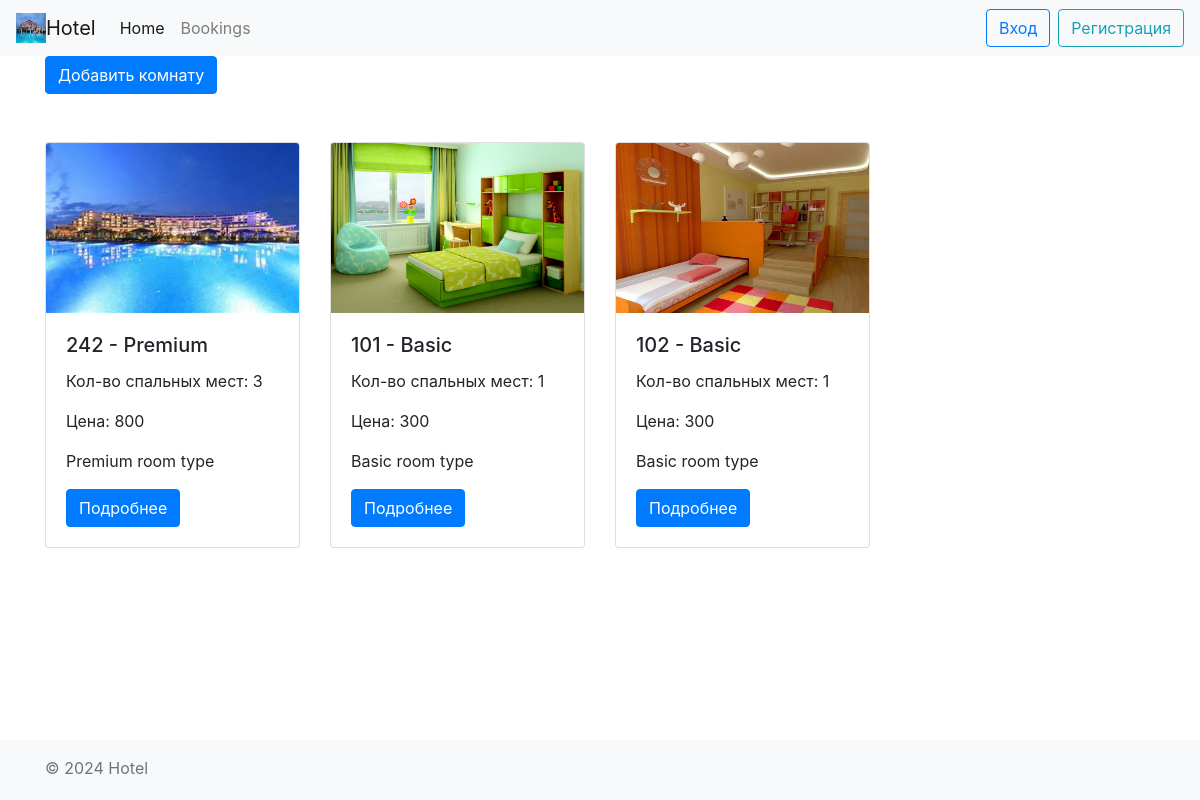
The page / on the database its author committed.
### rooms/models.py (models this page shows, shortened)
class Room(models.Model):
    id = models.AutoField(primary_key=True)
    room_type = models.ForeignKey(RoomType, on_delete=models.CASCADE)
    number = models.IntegerField()
    beds = models.IntegerField()
    price = models.IntegerField()
    is_available = models.BooleanField(default=True)
    image = models.ImageField(upload_to='room_images/', null=True, blank=True)
    description = models.TextField(null=True, blank=True)
    is_deleted = models.BooleanField(default=False)

class RoomType(models.Model):
    id = models.AutoField(primary_key=True)
    name = models.CharField(max_length=50)
    description = models.TextField(null=True, blank=True)

### rooms/views.py (the view)
# urls.py: path('', views.room_list, name='room_list'),
def room_list(request):
    rooms = Room.objects.filter(is_deleted=False)
    return render(request, 'rooms/room_list.html', {'rooms': rooms})

### templates/rooms/room_list.html
{% extends 'layout.html' %}
{% block content %}
    <a href="{% url 'room_create' %}" class="btn btn-primary mb-5">Добавить комнату</a>
    <div class="row">
    {% for room in rooms %}
        <div class="col-sm-6 col-md-4 col-lg-3">
            <div class="card mb-4 box-shadow">
                <img src="{{ room.image.url }}" class="card-img-top" alt="room image" height="170">
                <div class="card-body">
                    <h5 class="card-title">{{ room.number }} - {{ room.room_type.name }}</h5>
                    <p class="card-text">Кол-во спальных мест: {{ room.beds }}</p>
                    <p class="card-text">Цена: {{ room.price }}</p>
                    <p class="card-text">{{ room.room_type.description }}</p>
                    <a href="{% url 'room_detail' room_id=room.id %}" class="btn btn-primary">Подробнее</a>
                </div>
            </div>
        </div>
    {% endfor %}
    </div>
{% endblock %}

### rows shown on the page
Room: image (picture), number "242", room_type.name "Premium", beds "3", price "800", room_type.description "Premium room type"
Room: image (picture), number "101", room_type.name "Basic", beds "1", price "300", room_type.description "Basic room type"
Room: image (picture), number "102", room_type.name "Basic", beds "1", price "300", room_type.description "Basic room type"
